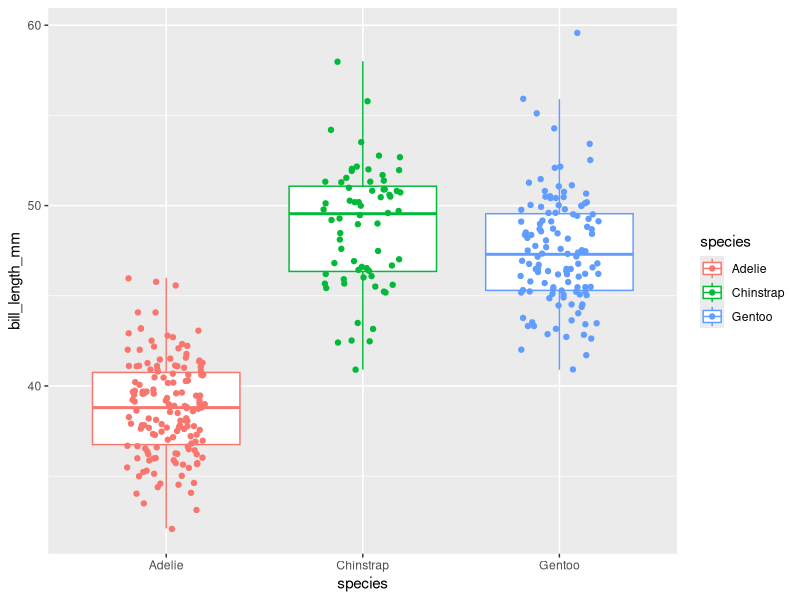
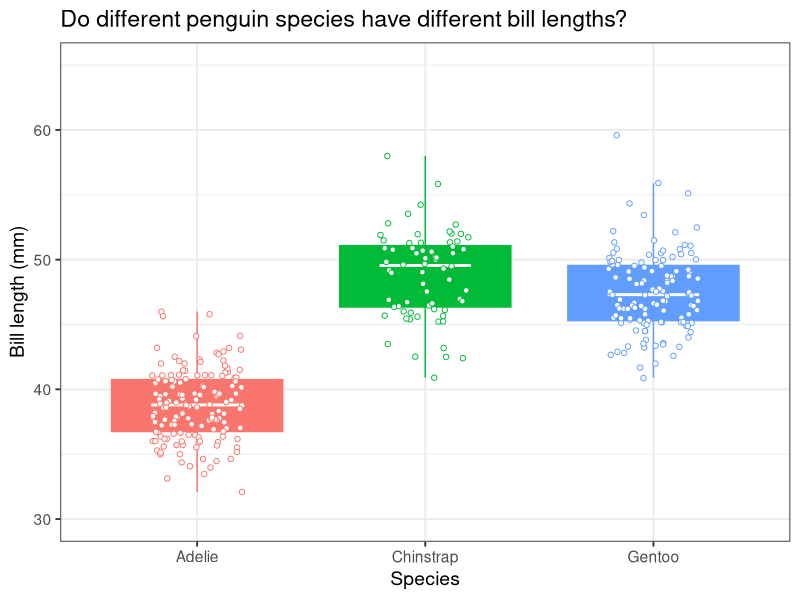
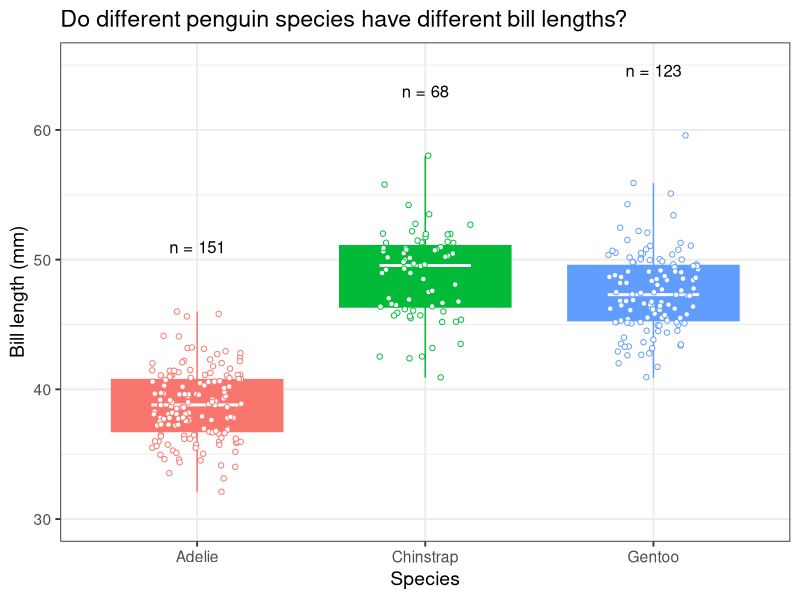
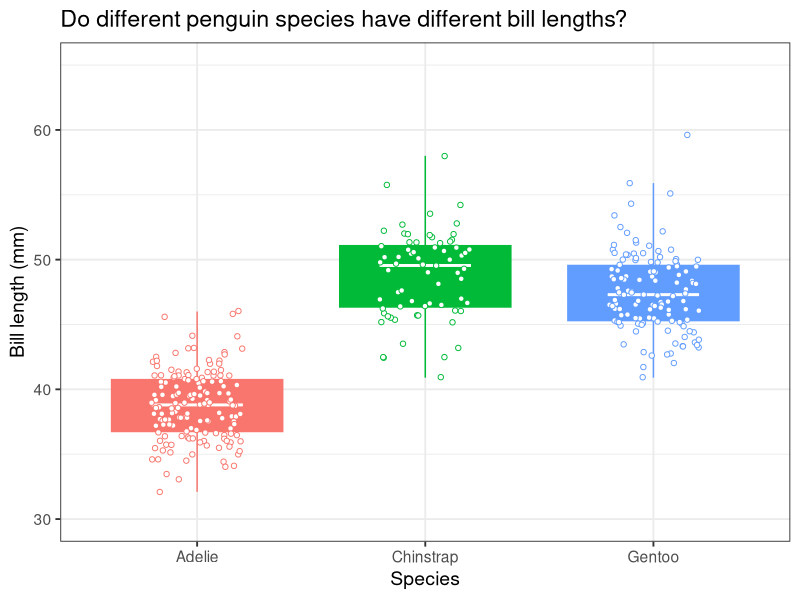

The R source for these figures, in order:
## ---- chunk 1
# load in required packages
library(tidyverse)
library(palmerpenguins)

# load in data
data("penguins")
d <- penguins

# have a look at the data
glimpse(d)
## ---- chunk 2
#| fig-height: 5
#| fig-width: 7
#| fig-align: center

# make first box plot with raw points
ggplot(d, aes(species, bill_length_mm, col = species)) + # add first empty plot layer
  geom_boxplot(outlier.shape = NA) + # add boxplot, do not plot the outliers
  geom_jitter(width = 0.2) # add jittered raw points
## ---- chunk 3
#| fig-height: 5
#| fig-width: 7
#| fig-align: center

# make next box plot with raw points
p1 <- ggplot(d, aes(species, bill_length_mm, col = species, fill = species)) + # add first empty plot layer
  geom_boxplot(outlier.shape = NA) + # add boxplot, do not plot the outliers
  stat_summary(geom = "crossbar", fatten = 2, color = "white", width = 0.4, 
               fun.data = function(x){return(c(y = stats::median(x), ymin = stats::median(x), ymax = stats::median(x)))}) + # add median line to the boxplots
  geom_jitter(width = 0.2, shape = 21, fill = 'white') + # add jittered raw points
  theme_bw(base_size = 14) + # change theme to the one I like (others are available)
  labs(x = 'Species',
       y = 'Bill length (mm)',
       title = 'Do different penguin species have different bill lengths?') + # change labels
  ylim(c(30,65)) + # change y limits
  guides(col = 'none',
         fill = 'none') # turn off legend

p1
## ---- chunk 4
#| fig-height: 5
#| fig-width: 7
#| fig-align: center

# define function for pts
pts <- function(x){
    as.numeric(grid::convertX(grid::unit(x, "points"), "mm"))
  }

# calculate n for putting each species
# remove NAs because they are not in the plot
d_n <- filter(d, !is.na(bill_length_mm)) %>%
  group_by(species) %>%
  summarise(n = n(),
            max_bill_length = max(bill_length_mm)) %>%
  ungroup()

# make plot with text
# make next box plot with raw points
p1 +
  geom_text(aes(x = species, y = max_bill_length + 5, label = paste('n = ', n, sep = '')), d_n, size = pts(12), col = 'black') # add text label

## ---- chunk 5
#| fig-height: 5
#| fig-width: 7
#| fig-align: center

p1 +
  #geom_text(aes(x = species, y = max_bill_length + 5, label = paste('n = ', n, sep = '')), d_n, size = pts(12), col = 'black') + # add text label
  NULL # add NULL layer to allow easy commenting out of layers


